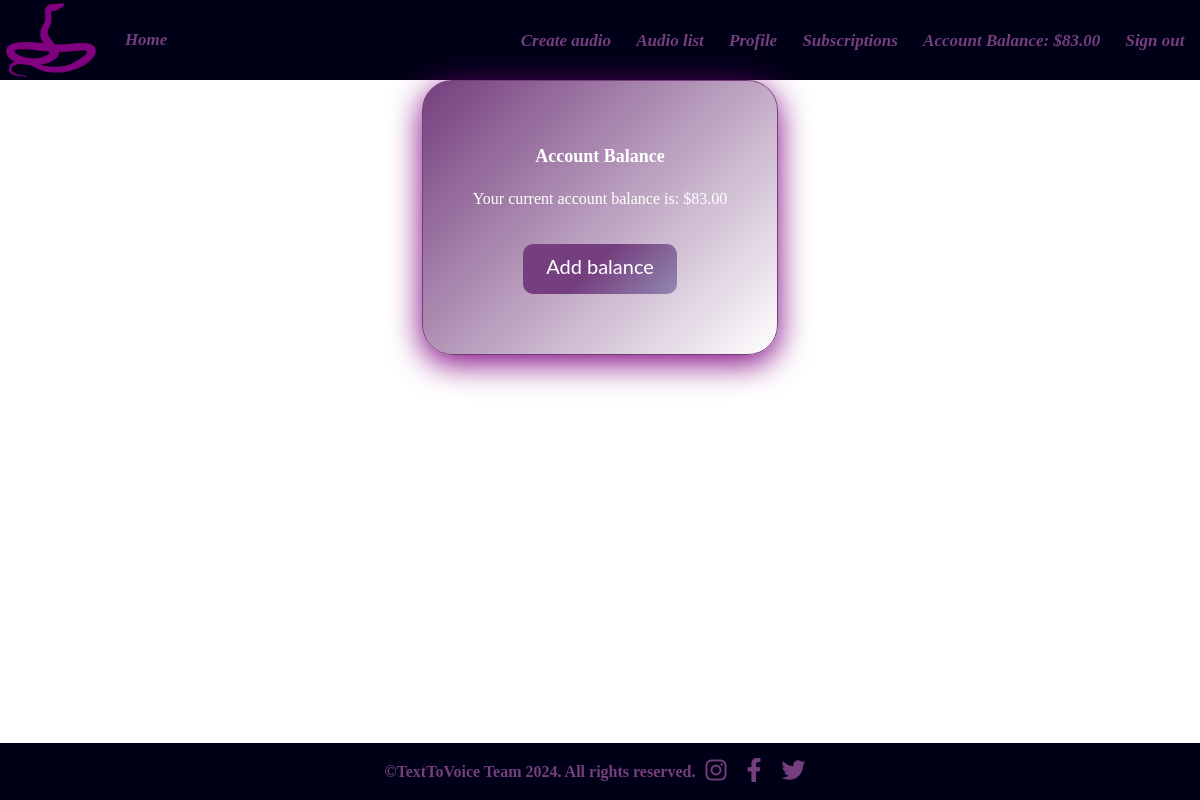
The page /profile/1/balance/ (signed in) on the database its author committed.
### text_to_speech/accounts/models.py (models this page shows)
class TextToVoiceUser(auth_models.AbstractBaseUser, auth_models.PermissionsMixin):  # 3. Way
    email = models.EmailField(
        _("email address"),  # we want to use email
        unique=True,
        error_messages={
            "unique": _("A user with that email already exists."),
        },
    )
    date_joined = models.DateTimeField(_("date joined"), default=timezone.now)
    is_staff = models.BooleanField(
        default=False,
    )
    is_active = models.BooleanField(
        default=True,
    )
    USERNAME_FIELD = "email"
    objects = TextToVoiceUserManager()

### text_to_speech/profiles/models.py (models this page shows, shortened)
class Profile(IHaveUser, models.Model):
    MAX_FIRST_NAME_LENGTH = 25
    MAX_LAST_NAME_LENGTH = 25
    first_name = models.CharField(
        max_length=MAX_FIRST_NAME_LENGTH,
        null=True,
        blank=True,
    )
    last_name = models.CharField(
        max_length=MAX_LAST_NAME_LENGTH,
        null=True,
        blank=True,
    )
    date_of_birth = models.DateField(
        blank=True,
        null=True,
    )
    profile_picture = models.URLField(
        blank=True,
        null=True,
    )
    GENDER_CHOICES = [
        ('', 'Not Specified'),
        ('M', 'Male'),
        ('F', 'Female'),
    ]
    gender = models.CharField(
        max_length=1,
        choices=GENDER_CHOICES,
        blank=True,
        null=True)
    account_balance = models.DecimalField(
        max_digits=10,
        decimal_places=2,
        default=0
    )

### text_to_speech/profiles/views.py (the view)
# urls.py: path('balance/', account_balance_view, name='account-balance'),
def account_balance_view(request, pk):
    user_profile = Profile.objects.get(pk=pk, user=request.user)
    context = {
        'account_balance': user_profile.account_balance,
    }
    return render(request, 'profiles/profile-account-balance.html', context)

### templates/profiles/profile-account-balance.html (shortened to what this page needs)
{% extends "base.html" %}
{% block main_content %}
<div class="container">
    <div class="box">
        <h1>Account Balance</h1>
        <p>Your current account balance is: ${{ account_balance }}</p>
        <div class="actionBtn">
            <a href="{% url 'add_money' %}" class="btn btn-primary">Add balance</a>
        </div>
    </div>
</div>
{% endblock %}

### templates/partials/header.html
{% load static %}
<header>
    <nav>
        <img src="{% static '/images/snake-4-xxl.png' %}" alt="voice" />
        <a href="{% url 'index' %}"></a>
        <a href="{% url 'index' %}">
            <i>Home</i>
        </a>
        <ul>
            {% if not request.user.is_authenticated %}
            <li>
                <a href="{% url 'signin user' %}">
                    <i>Sign in</i>
                </a>
            </li>
            <li>
                <a href="{% url 'signup user' %}">
                    <i>Sign up</i>
                </a>
            </li>
            <li>
                <a href="{% url 'view_plans' %}">
                    <i>Subscription Plans</i>
                </a>
            </li>
            {% else %}
            <li>
                <a href="{% url 'audiofile_create' %}">
                    <i>Create audio</i>
                </a>
            </li>
            <li>
                <a href="{% url 'audiofile-list' %}">
                    <i>Audio list</i>
                </a>
            </li>
            <li>
                <a href="{% url 'profile-detail' pk=request.user.pk %}">
                    <i>Profile</i>
                </a>
            </li>
            <li>
                <a href="{% url 'view_plans' %}">
                    <i>Subscriptions</i>
                </a>
            </li>
                <li>
                    <a href="{% url 'account-balance' pk=request.user.pk%}">
                        <i>Account Balance: ${{ request.user.profile.account_balance }}</i>
                    </a>
                </li>
            <li>
                <a href="{% url 'signout user' %}">
                    <i>Sign out</i>
                </a>
            </li>
            {% endif %}
        </ul>
    </nav>
</header>

### staticfiles/css/style.css (style rules this page uses)
body { background-image: url('https://datadriveninvestor.s3.amazonaws.com/uploads/2020/10/voice.jpg'); background-size: cover; margin:0px; }
nav, footer { background-color: #000116; width: 100%; display: flex; font-size: 16px; justify-content: space-around; align-items: center; padding: 0 5px 0 3px; margin: 0; color: white; }
nav a { text-decoration: none; border-radius: 50%; padding: 0.5em; color: #753e7e; font-size: 17px; font-weight: bolder; position: relative; }
nav ul { margin: 0 0 0 auto; }
nav ul li { display: inline; margin: 0 2px; }
li::before { display: inline; }
nav > img { width: 90px; height: 80px; margin-left: 0.2em; margin-right: 0.2em; }
h1 { font-size: 18px; line-height: 1.5; margin-bottom: 20px; color: #ffffff; }
.actionBtn { display: flex; text-align: center; left: auto; top: auto; right: 0; bottom: 0; margin-left: 50px; }
.actionBtn > a { width: 200%; height: 50px; cursor: pointer; border: none; border-radius: 10px; display: inline; align-items: center; justify-content: center; background-color: #753e7e; background-image: linear-gradient(315deg, #b8f0f9 0%, #753e7e 74%); background-size: 200% 100%; background-position: left; background-repeat: no-repeat; transition: 500ms; color: white; font-family: "Lato", serif; font-size: 20px; margin-bottom: 10px; margin-top: 20px; padding: 10px; text-decoration: none; margin-right: 50px; }
* { box-sizing: border-box; }
p { color: white; }
.box { background: linear-gradient(135deg, rgb(116, 62, 125), rgba(255, 255, 255, 0)); backdrop-filter: blur(10px); -webkit-backdrop-filter: blur(10px); border: 1px solid rgb(116, 62, 125); box-shadow: 0 8px 32px rgb(127, 0, 127); padding: 50px; box-sizing: border-box; border-radius: 30px; height: auto; max-width: 400px; margin: 0 auto; }

### templates/profiles/profile-account-balance.html (style rules this page uses)
.container { height: 100%; margin: 0; display: flex; justify-content: center; align-items: center; }
.container { text-align: center; color: #753e7e; }

### rows shown on the page
TextToVoiceUser: user.profile.account_balance "83.00"
Profile: account_balance "83.00"
